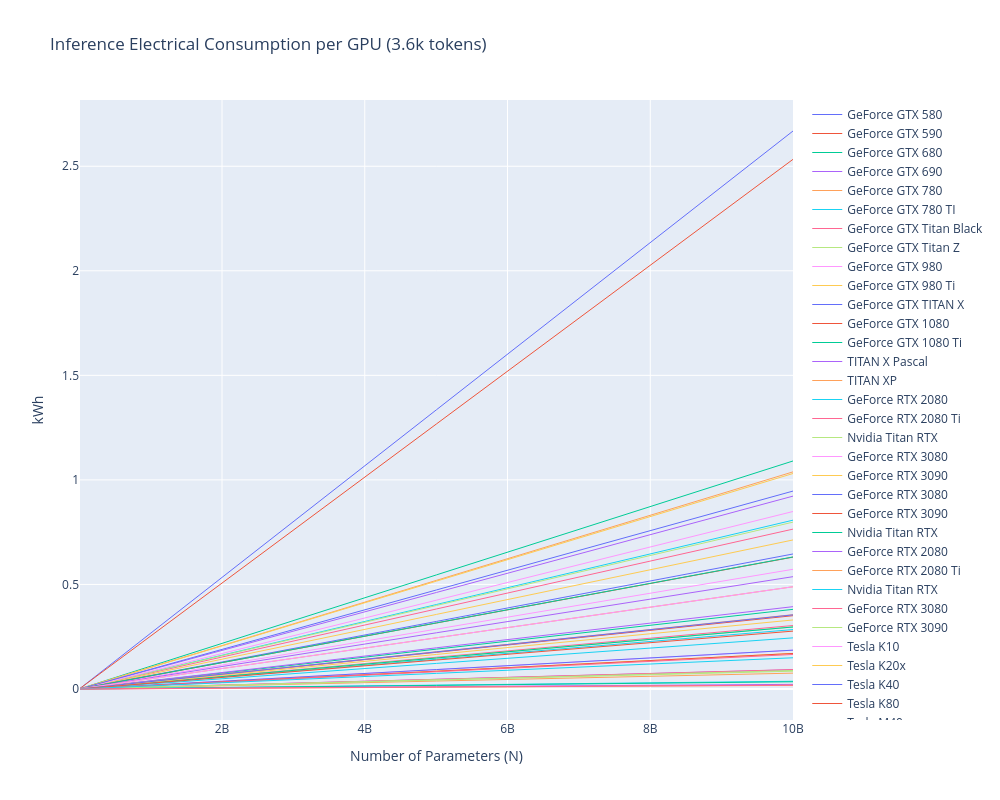

The notebook cell saved with this chart:
### Code cell
fig = go.Figure()
for i,gpu in enumerate(gpus['GPU'].values):
    fig.add_trace(go.Scatter(
        x=params, 
        y=kWh_t[:,i], 
        mode='lines',
        name=gpu,
        line=dict(width=1)
    ))

fig.update_layout(
    title="Inference Electrical Consumption per GPU (3.6k tokens)",
    xaxis_title="Number of Parameters (N)",
    yaxis_title="kWh",
    legend=dict(traceorder="grouped", orientation="v", x=1.02, y=1),
    width=1000,   
    height=800
)
fig.show()
